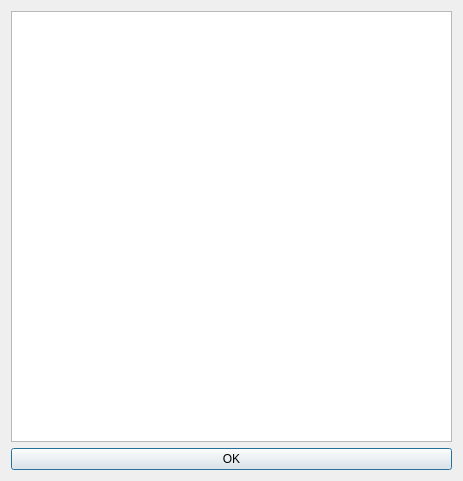
<ui version="4.0" >
 <class>Tratta</class>
 <widget class="QDialog" name="Tratta" >
  <property name="geometry" >
   <rect>
    <x>0</x>
    <y>0</y>
    <width>463</width>
    <height>481</height>
   </rect>
  </property>
  <property name="windowTitle" >
   <string>Scelta Cavalli</string>
  </property>
  <layout class="QVBoxLayout" >
   <item>
    <widget class="QTableWidget" name="cavalliView" />
   </item>
   <item>
    <layout class="QHBoxLayout" >
     <item>
      <widget class="QPushButton" name="okButton" >
       <property name="enabled" >
        <bool>true</bool>
       </property>
       <property name="text" >
        <string>OK</string>
       </property>
      </widget>
     </item>
    </layout>
   </item>
  </layout>
 </widget>
 <layoutdefault spacing="6" margin="11" />
 <pixmapfunction>qPixmapFromMimeSource</pixmapfunction>
 <resources/>
 <connections>
  <connection>
   <sender>okButton</sender>
   <signal>clicked()</signal>
   <receiver>Tratta</receiver>
   <slot>accept()</slot>
   <hints>
    <hint type="sourcelabel" >
     <x>20</x>
     <y>20</y>
    </hint>
    <hint type="destinationlabel" >
     <x>20</x>
     <y>20</y>
    </hint>
   </hints>
  </connection>
 </connections>
</ui>
